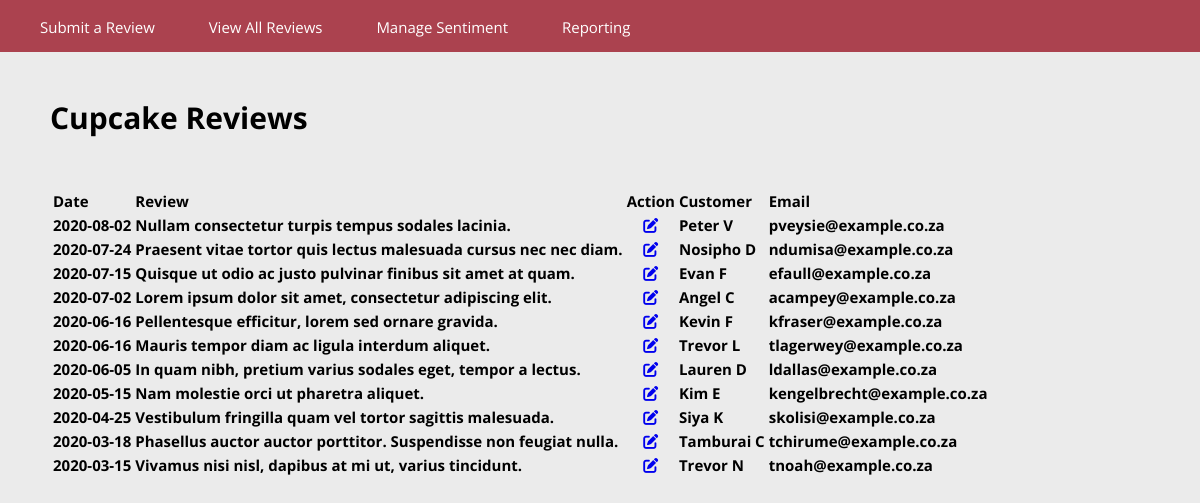
The page /admin/reviews-listing.php on the database its author committed.
### tables this page shows
CREATE TABLE IF NOT EXISTS reviews (
    id int(11) NOT NULL PRIMARY KEY AUTO_INCREMENT,
    product_id int(11) DEFAULT NULL,
    rating int(1) DEFAULT NULL,
    review text,
    date date DEFAULT NULL,
    user_name tinytext,
    user_email tinytext
);

### database/database.php (called while the page is built, shortened)
<?php
class Database{
		private $host	= 'localhost';
		private $user	= 'root';
		private $pass	= '';
		private $dbname	= 'reviewsapp';
		private $dbh;
		private $stmt;
  	public function __construct(){
  			$dsn = 'mysql:host='. $this->host . ';dbname='. $this->dbname;
  			$options = array(
  					PDO::ATTR_PERSISTENT		=> true,
  					PDO::ATTR_ERRMODE		    => PDO::ERRMODE_EXCEPTION
  	    );
      	try {
      			$this->dbh = new PDO($dsn, $this->user, $this->pass, $options);
      	} catch(PDOEception $e){
      				$this->error = $e->getMessage();
      	}
  	}
		public function query($query){
				$this->stmt = $this->dbh->prepare($query);
		}
		public function execute(){
				return $this->stmt->execute();
		}
		public function resultset(){
				$this->execute();
				return $this->stmt->fetchAll(PDO::FETCH_ASSOC);
		}
}

### admin/reviews-listing.php (the view, shortened to what this page needs)
<?php
    include '../database/database.php';
    $database = new Database;
    $database->query('SELECT reviews.date, products.item_name, reviews.rating, reviews.review, reviews.user_name, reviews.id, reviews.user_email FROM reviews LEFT JOIN products ON reviews.product_id = products.id ORDER BY reviews.date DESC');
    $allReviews = $database->resultset();
?>
<!doctype html>
<html lang="en">
    <head>
        <link rel="stylesheet" href="../css/main.css">
    </head>
    <nav>
        <div class="navbar">
            <ul>
                <li><a href="../index.php">Submit a Review</a></li>
                <li><a href="reviews-listing.php">View All Reviews</a></li>
                <li><a href="reviews-sentiment.php">Manage Sentiment</a></li>
                <li><a href="reviews-reporting.php">Reporting</a></li>
            </ul>
        </div>
    </nav>
    <body>
        <h1>Cupcake Reviews</h1>
        <div style="margin:50px">
            <table style="text-align:left">
                <tr>
                    <th>Date</th>
                    <th>Review</th>
                    <th>Action</th>
                    <th>Customer</th>
                    <th>Email</th>
                </tr>
                <?php
                    foreach ($allReviews as $review) {
                        echo '<tr>
                                  <th style="white-space: nowrap">'.$review['date'].'</th>
                                  <th>'.$review['review'].'</th>
                                  <th style="text-align:center"><a href="..\admin\reviews-edit.php?id='.$review['id'].'"><i class="fas fa-edit"></i></a></th>
                                  <th>'.$review['user_name'].'</th>
                                  <th>'.$review['user_email'].'</th>
                             </tr>';
                    }
                ?>
            </table>
        </div>
    </body>
</html>

### css/main.css (style rules this page uses)
html { padding: 0px; margin: 0px; font-size: 15px; font-family: 'Open Sans', sans-serif; }
body { padding: 0px; margin: 0px; background-color: #ebebeb; position: relative; }
body h1 { padding: 25px 0px 0px 50px; }
nav { min-width: 400px; display:flex; background-color: #ab424f; height: 52px; line-height: 25px; max-width: 100%; margin-top: 0px; white-space: nowrap; }
.navbar { width: 75%; list-style: none; float: right; margin-bottom: 0px; }
.navbar li { display: inline; font-size: 15px; font-weight: 400; }
.navbar a { color: #ffffff; margin-right: 50px; text-decoration: none; }

### rows shown on the page
reviews: date "2020-08-02", review "Nullam consectetur turpis tempus sodales lacinia.", user_name "Peter V", user_email "pveysie@example.co.za"
reviews: date "2020-07-24", review "Praesent vitae tortor quis lectus malesuada cursus nec nec diam.", user_name "Nosipho D", user_email "ndumisa@example.co.za"
reviews: date "2020-07-15", review "Quisque ut odio ac justo pulvinar finibus sit amet at quam.", user_name "Evan F", user_email "efaull@example.co.za"
reviews: date "2020-07-02", review "Lorem ipsum dolor sit amet, consectetur adipiscing elit.", user_name "Angel C", user_email "acampey@example.co.za"
reviews: date "2020-06-16", review "Pellentesque efficitur, lorem sed ornare gravida.", user_name "Kevin F", user_email "kfraser@example.co.za"
reviews: date "2020-06-16", review "Mauris tempor diam ac ligula interdum aliquet.", user_name "Trevor L", user_email "tlagerwey@example.co.za"
reviews: date "2020-06-05", review "In quam nibh, pretium varius sodales eget, tempor a lectus.", user_name "Lauren D", user_email "ldallas@example.co.za"
reviews: date "2020-05-15", review "Nam molestie orci ut pharetra aliquet.", user_name "Kim E", user_email "kengelbrecht@example.co.za"
reviews: date "2020-04-25", review "Vestibulum fringilla quam vel tortor sagittis malesuada.", user_name "Siya K", user_email "skolisi@example.co.za"
reviews: date "2020-03-18", review "Phasellus auctor auctor porttitor. Suspendisse non feugiat nulla.", user_name "Tamburai C", user_email "tchirume@example.co.za"
reviews: date "2020-03-15", review "Vivamus nisi nisl, dapibus at mi ut, varius tincidunt.", user_name "Trevor N", user_email "tnoah@example.co.za"
